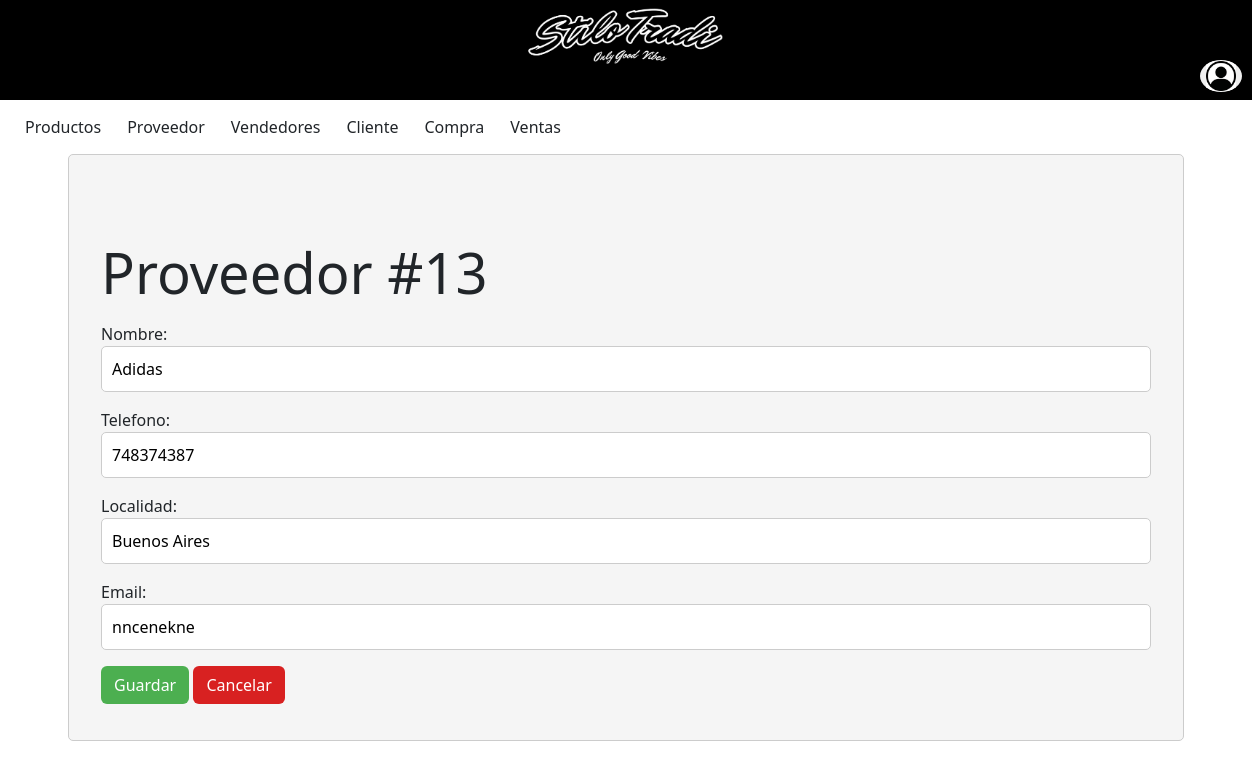
The app's page /proveedor/ProveedorModif/13/, older data.
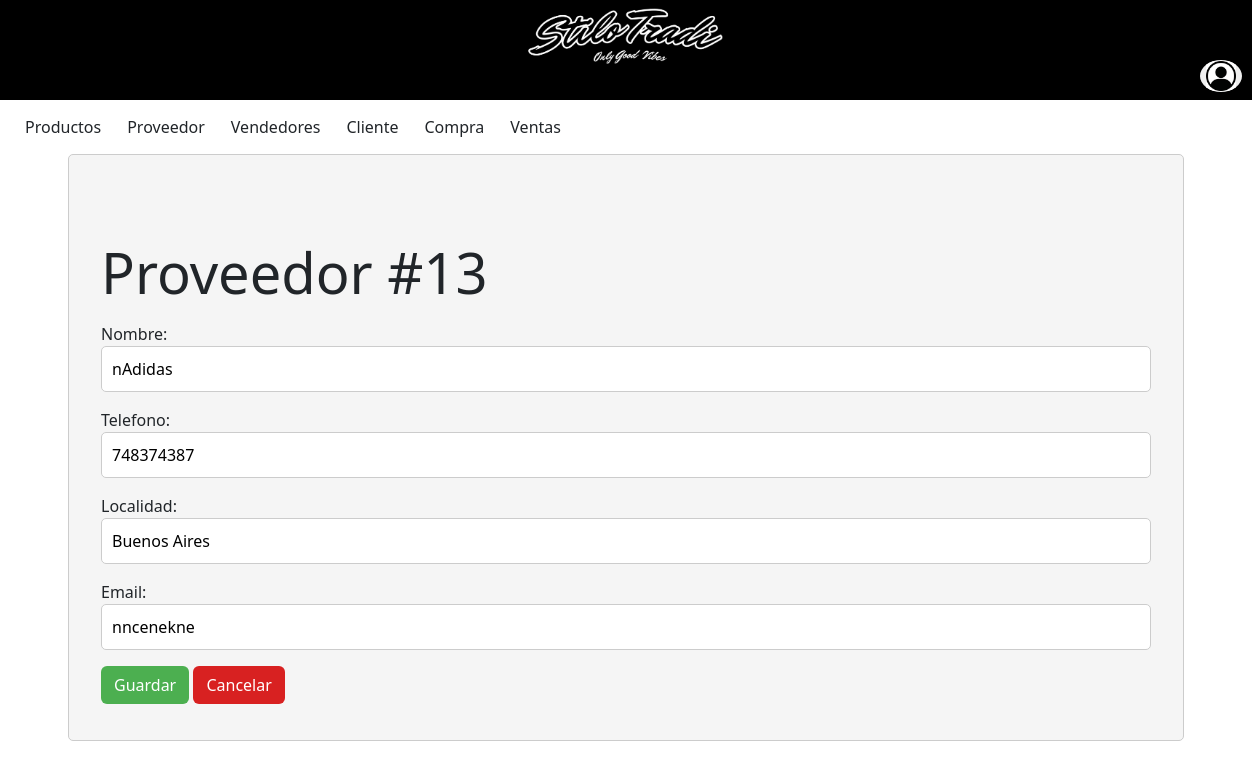
The same page, newer data.
### miAplicacion/models.py (models this page shows, shortened)
class Proveedor(models.Model):
    Nombre = models.CharField (max_length=50)
    Telefono = models.IntegerField ()
    Localidad = models.CharField (max_length=50)
    Email = models.CharField (max_length=50)

### miAplicacion/views.py (the view)
# urls.py: path('proveedor/ProveedorModif/<int:pk>/', views.ProveedorModif.as_view(), name='ProveedorModif'),
class ProveedorModif(UpdateView):
    model = Proveedor
    form_class = ProveedorForm
    template_name = 'frmProveedor.html'
    success_url = reverse_lazy('proveedor')

### miAplicacion/forms.py
class ProveedorForm(forms.ModelForm):
    class Meta:
        model = Proveedor
        fields = ('Nombre','Telefono','Localidad','Email')
        widges = {
            'Nombre': forms.TextInput(attrs={'class': 'form-control'}),
            'Telefono': forms.NumberInput(attrs={'class': 'form-control'}),
            'Localidad': forms.TextInput(attrs={'class': 'form-control'}),
            'Email': forms.TextInput(attrs={'class': 'form-control'}),
        }

### miProyecto/templates/frmProveedor.html (shortened to what this page needs)
{% extends 'base.html' %}
{% load static %}
{% block content %}
<div class="mi-contenedor">
    <div class="container mt-5">
        <div class="row">
            <h3 class="display-4 my-3">Proveedor #{{ proveedor.id }}</h3>
            <form  method="POST" enctype="multipart/form-data" class="form">
                {{ form.as_p }}
                <button class="btn custom-btn-aceptar" href="/proveedor/ProveedorLista" type="submit">Guardar</button>
                <a class="btn custom-btn-cancelar" href="/proveedor/ProveedorLista">Cancelar</a>
            </form>
        </div>
    </div>
</div>
{% endblock %}

Row changes from the older to the newer data that the page shows:
changed Proveedor "Buenos Aires": Nombre "Adidas" → "nAdidas"
